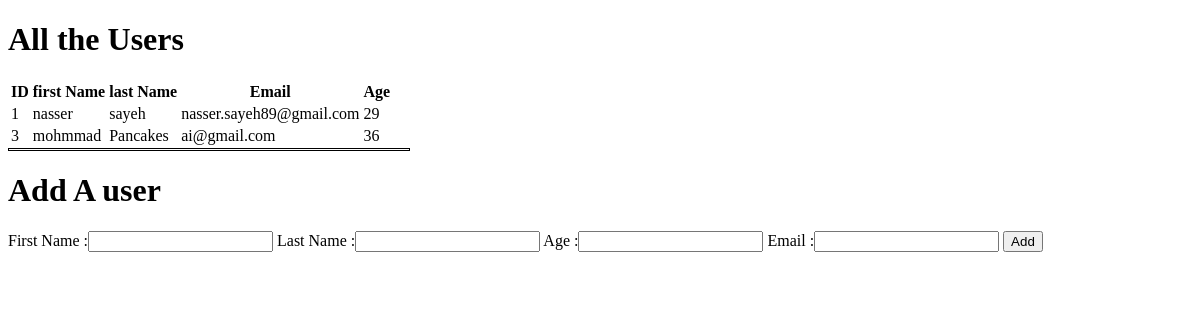
Before: / with the older database file.
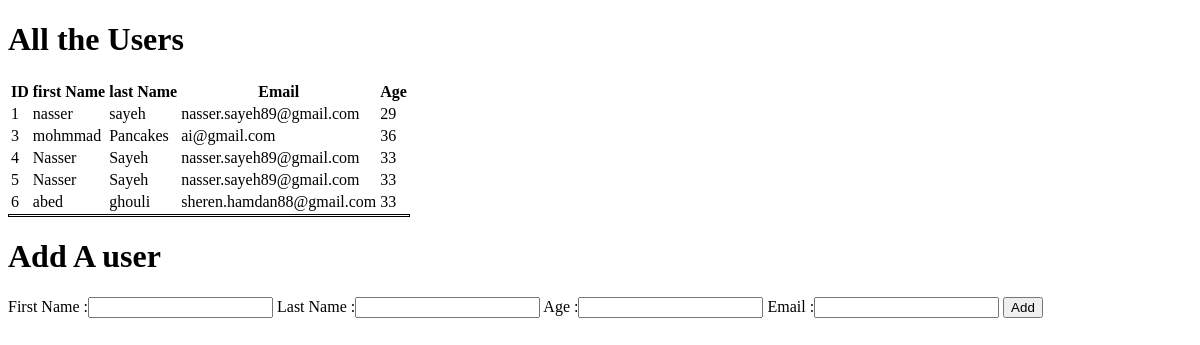
After: the same page with the newer database file.
### my_app/models.py (models this page shows)
class user(models.Model):
    firstname = models.CharField(max_length=255)
    lastname = models.CharField(max_length=255)
    email = models.CharField(max_length=255)
    age = models.IntegerField()
    created_at = models.DateTimeField(auto_now_add=True)
    updated_at = models.DateTimeField(auto_now=True)

### my_app/views.py (the view)
# urls.py: path('', views.index),
def index(request):
    context = {
        "all_the_user": user.objects.all()
    }
    return render(request, "index.html", context)

### my_app/templates/index.html (shortened to what this page needs)
<!DOCTYPE html>
<html lang="en">
<head>
</head>
<body>
    <div>
    <h1>All the Users</h1>
    <table>
        <tr>
            <th>ID</th>
            <th>first Name</th>
            <th>last Name</th>
            <th>Email</th>
            <th>Age</th>
        </tr>
        {% for users in all_the_user %}
        <tr>
            <td>{{users.id}}</td>
            <td>{{users.firstname}}</td>
            <td>{{users.lastname}}</td>
            <td>{{users.email}}</td>
            <td>{{users.age}}</td>
        </tr>
        {% endfor %}
    </table>
    </div>
    <div style="border: 1px solid black; width: 400px;height: 1px;"></div>
    <div>
        <form method="POST" action="adduser">
            <h1>Add A user</h1>
            First Name :<input type="text" name="firstname">
            Last Name :<input type="text"name = "lastname">
            Age :<input type="text" name="age">
            Email :<input type="email" name="email" id="email">
            <input type="submit" value="Add">
        </form>
    </div>
</body>
</html>

Changed rows visible on the page:
added user: id "4", firstname "Nasser", lastname "Sayeh", email "nasser.sayeh89@gmail.com", age "33"
added user: id "5", firstname "Nasser", lastname "Sayeh", email "nasser.sayeh89@gmail.com", age "33"
added user: id "6", firstname "abed", lastname "ghouli", email "sheren.hamdan88@gmail.com", age "33"
